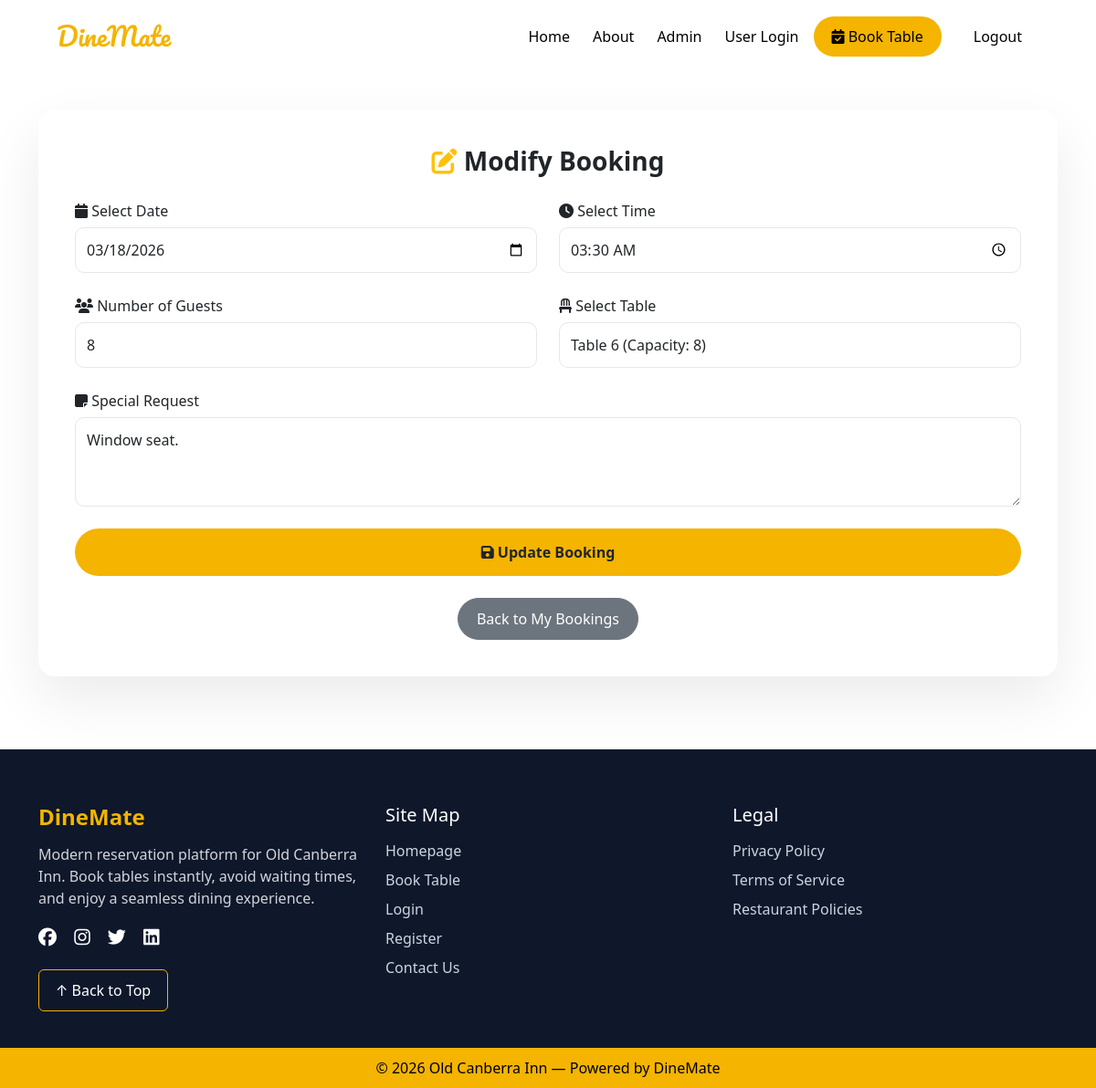
Screenshot of /bookings/modify-booking.php?id=6 (signed in) with the database file from the repository.
### tables this page shows
CREATE TABLE `bookings` (
  `booking_id` int(11) NOT NULL,
  `user_id` int(11) NOT NULL,
  `table_id` int(11) NOT NULL,
  `booking_date` date NOT NULL,
  `booking_time` time NOT NULL,
  `number_of_guests` int(11) NOT NULL,
  `special_request` text DEFAULT NULL,
  `status` enum('pending','confirmed','cancelled') DEFAULT 'confirmed',
  `created_at` timestamp NOT NULL DEFAULT current_timestamp()
);

### bookings/modify-booking.php (the view, shortened to what this page needs)
<?php
require_once "../config/db.php";
$booking_id = intval($_GET['id']);
$stmt = $pdo->prepare("
SELECT * FROM bookings
WHERE booking_id = ? AND user_id = ?
");
$stmt->execute([$booking_id, $_SESSION['user_id']]);
$booking = $stmt->fetch(PDO::FETCH_ASSOC);
$tables = $pdo->query("
SELECT * FROM restaurant_tables
WHERE status='available'
ORDER BY capacity ASC
")->fetchAll(PDO::FETCH_ASSOC);
?>
<?php include "../includes/header.php"; ?>
<div class="container modify-wrapper">
<div class="modify-card">
<h3 class="modify-title text-center">
<i class="fa fa-pen-to-square text-warning"></i>
Modify Booking
</h3>
<form method="POST">
<div class="row">
<div class="col-md-6 mb-4">
<label class="form-label">
<i class="fa fa-calendar"></i> Select Date
</label>
<input type="date"
name="booking_date"
class="form-control modern-input"
value="<?= $booking['booking_date'] ?>"
required>
</div>
<div class="col-md-6 mb-4">
<label class="form-label">
<i class="fa fa-clock"></i> Select Time
</label>
<input type="time"
name="booking_time"
class="form-control modern-input"
value="<?= $booking['booking_time'] ?>"
required>
</div>
<div class="col-md-6 mb-4">
<label class="form-label">
<i class="fa fa-users"></i> Number of Guests
</label>
<input type="number"
name="number_of_guests"
class="form-control modern-input"
value="<?= $booking['number_of_guests'] ?>"
required
min="1">
</div>
<div class="col-md-6 mb-4">
<label class="form-label">
<i class="fa fa-chair"></i> Select Table
</label>
<select name="table_id" class="form-control modern-input" required>
<?php foreach($tables as $table): ?>
<option value="<?= $table['table_id'] ?>"
<?= ($booking['table_id'] == $table['table_id']) ? 'selected' : '' ?>>
Table <?= $table['table_number'] ?> (Capacity: <?= $table['capacity'] ?>)
</option>
<?php endforeach; ?>
</select>
</div>
<div class="col-12 mb-4">
<label class="form-label">
<i class="fa fa-note-sticky"></i> Special Request
</label>
<textarea name="special_request"
class="form-control modern-input"
rows="3"><?= $booking['special_request'] ?></textarea>
</div>
</div>
<button class="btn btn-update w-100">
<i class="fa fa-save"></i> Update Booking
</button>
</form>
<div class="text-center mt-4">
<a href="my-bookings.php" class="btn btn-secondary btn-back">
Back to My Bookings
</a>
</div>
</div>
</div>
<?php include "../includes/footer.php"; ?>

### bookings/modify-booking.php (style rules this page uses)
.modify-wrapper { margin-top:120px; margin-bottom:80px; }
.modify-card { background:white; border-radius:18px; padding:40px; box-shadow:0 25px 60px rgba(0,0,0,0.08); transition:0.3s; }
.modify-title { font-weight:600; margin-bottom:25px; }
.form-label { font-weight:500; margin-bottom:6px; }
.modern-input { border-radius:10px; padding:12px; border:1px solid #e5e7eb; transition:0.2s; }
.btn-update { background:#f4b400; border:none; padding:14px; border-radius:40px; font-weight:600; font-size:16px; transition:0.3s; }
.btn-back { border-radius:30px; padding:10px 20px; }

### rows the page displays
bookings: booking_date "03/18/2026", booking_time "03:30:00", number_of_guests "8", table_id "Table 6 (Capacity: 8)", special_request "Window seat."
